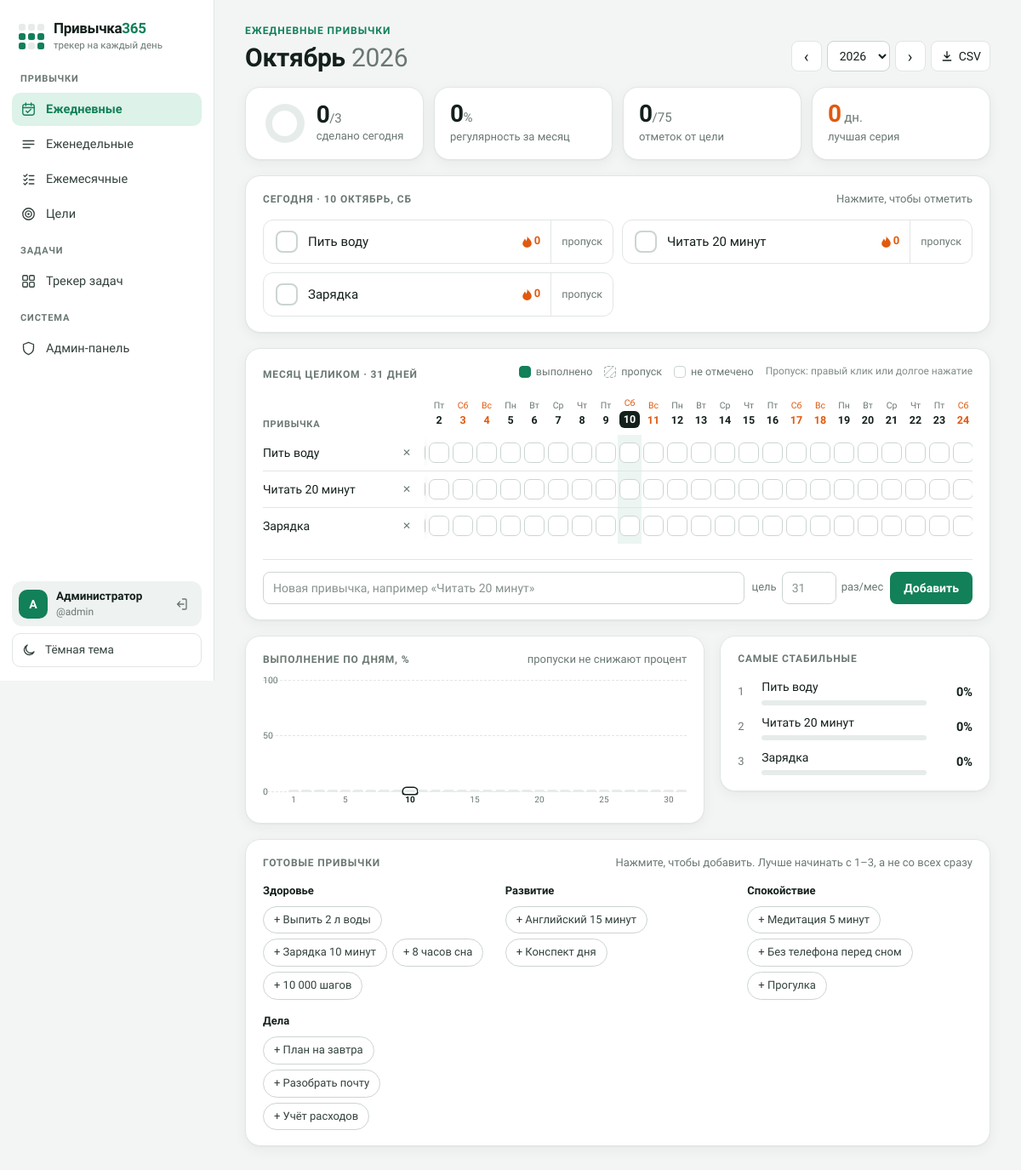
The page /daily/2026/10 (signed in) on the database its author committed.
### tables this page shows
CREATE TABLE users (
        id INTEGER PRIMARY KEY AUTOINCREMENT,
        username TEXT UNIQUE NOT NULL,
        display_name TEXT NOT NULL,
        password_hash TEXT NOT NULL,
        is_admin INTEGER DEFAULT 0,
        created_at TEXT DEFAULT CURRENT_TIMESTAMP
    );

CREATE TABLE daily_habits (
        id INTEGER PRIMARY KEY AUTOINCREMENT,
        user_id INTEGER NOT NULL,
        name TEXT NOT NULL,
        goal INTEGER,
        sort_order INTEGER DEFAULT 0,
        FOREIGN KEY (user_id) REFERENCES users(id) ON DELETE CASCADE
    );

### app.py (the view)
@app.route("/daily/<int:year>/<int:month>")
@login_required
def daily(year, month):
    user_id = session['user_id']
    habits, entries, ndays = db.get_daily_grid(user_id, year, month)
    stats = db.daily_stats(user_id, year, month)
    streaks = db.habit_streaks(user_id)
    t = date.today()
    prev_m, prev_y = (12, year - 1) if month == 1 else (month - 1, year)
    next_m, next_y = (1, year + 1) if month == 12 else (month + 1, year)
    existing = {h["name"].lower() for h in habits}
    library = [(sphere, [n for n in names if n.lower() not in existing])
               for sphere, names in db.HABIT_LIBRARY]
    return render_template(
        "daily.html",
        habits=habits, entries=entries, ndays=ndays, stats=stats,
        streaks=streaks, library=[x for x in library if x[1]],
        best_streak=max([v["best"] for v in streaks.values()] or [0]),
        is_current_month=(year, month) == (t.year, t.month),
        year=year, month=month, month_name=db.MONTHS_RU[month],
        weekdays=db.WEEKDAYS_RU,
        today=(t.year, t.month, t.day),
        prev_y=prev_y, prev_m=prev_m, next_y=next_y, next_m=next_m,
        active="daily",
    )

### app.py (called while the page is built)
def today_ym():
    t = date.today()
    return t.year, t.month

@app.before_request
def log_visits():
    if request.path.startswith('/static/') or request.path in ['/login', '/register']:
        return
    if request.headers.get('X-Requested-With') == 'XMLHttpRequest':
        return
    user_id = session.get('user_id')
    db.log_visit(
        user_id=user_id,
        ip=request.remote_addr,
        user_agent=request.headers.get('User-Agent'),
        path=request.path
    )

def login_required(f):
    @wraps(f)
    def decorated_function(*args, **kwargs):
        if 'user_id' not in session:
            flash('Пожалуйста, войдите в систему')
            return redirect(url_for('login'))
        return f(*args, **kwargs)
    return decorated_function

def get_current_user():
    if 'user_id' in session:
        conn = db.get_db()
        user = conn.execute(
            "SELECT id, username, display_name, is_admin FROM users WHERE id = ?",
            (session['user_id'],)
        ).fetchone()
        conn.close()
        return dict(user) if user else None
    return None

@app.context_processor
def inject_now():
    y, m = today_ym()
    return {
        "now_y": y,
        "now_m": m,
        "date": date,
        "current_user": get_current_user()
    }

### database.py (called while the page is built)
def get_db():
    conn = sqlite3.connect(DB_PATH)
    conn.row_factory = sqlite3.Row
    conn.execute("PRAGMA foreign_keys = ON")
    return conn

def log_visit(user_id=None, ip=None, user_agent=None, path=None):
    conn = get_db()
    conn.execute(
        "INSERT INTO visits (user_id, ip, user_agent, path) VALUES (?, ?, ?, ?)",
        (user_id, ip, user_agent, path)
    )
    conn.commit()
    conn.close()

def get_daily_grid(user_id, year, month):
    habits = get_daily_habits(user_id)
    entries = get_daily_entries(user_id, year, month)
    ndays = calendar.monthrange(year, month)[1]
    return habits, entries, ndays

def get_daily_habits(user_id):
    conn = get_db()
    rows = conn.execute(
        "SELECT id, name, goal FROM daily_habits WHERE user_id = ? ORDER BY sort_order, id",
        (user_id,)
    ).fetchall()
    conn.close()
    return [dict(r) for r in rows]

### templates/daily.html (shortened to what this page needs)
{% extends "base.html" %}
{% block content %}
{% set wd = weekdays %}
<div class="page-header">
  <div>
    <div class="eyebrow">Ежедневные привычки</div>
    <h1>{{ month_name }} <span class="muted">{{ year }}</span></h1>
  </div>
  <div class="month-nav">
    <a class="btn-icon" href="{{ url_for('daily', year=prev_y, month=prev_m) }}" aria-label="Предыдущий месяц">‹</a>
    <select aria-label="Год" onchange="location.href='/daily/'+this.value+'/{{ month }}'">
      {% for yy in range(year-3, year+3) %}
      <option value="{{ yy }}" {{ 'selected' if yy==year else '' }}>{{ yy }}</option>
      {% endfor %}
    </select>
    <a class="btn-icon" href="{{ url_for('daily', year=next_y, month=next_m) }}" aria-label="Следующий месяц">›</a>
    <a class="btn-ghost" href="{{ url_for('daily_export') }}" title="Скачать все отметки в CSV (открывается в Excel)">
      <svg viewBox="0 0 24 24" aria-hidden="true"><path d="M12 4v11m0 0l-4.5-4.5M12 15l4.5-4.5M5 19.5h14"/></svg> CSV
    </a>
  </div>
</div>
<div class="kpi-strip">
  {% if is_current_month %}
  <div class="kpi kpi-today">
    <div class="kpi-ring css-donut" id="todayRing" style="--pct: {{ (stats.today_done / stats.habits_count * 100)|round|int if stats.habits_count else 0 }}; --donut-color: var(--accent);"><div class="donut-hole"></div></div>
    <div>
      <div class="kpi-num"><span id="kpiToday">{{ stats.today_done }}</span><small>/{{ stats.habits_count }}</small></div>
      <div class="kpi-lbl">сделано сегодня</div>
    </div>
  </div>
  {% endif %}
  <div class="kpi">
    <div class="kpi-num"><span id="kpiPct">{{ stats.overall_pct }}</span><small>%</small></div>
    <div class="kpi-lbl">регулярность за месяц</div>
  </div>
  <div class="kpi">
    <div class="kpi-num"><span id="kpiDone">{{ stats.total_done }}</span><small>/{{ stats.total_goal }}</small></div>
    <div class="kpi-lbl">отметок от цели</div>
  </div>
  <div class="kpi kpi-flame">
    <div class="kpi-num"><span id="kpiBest">{{ best_streak }}</span><small> дн.</small></div>
    <div class="kpi-lbl">лучшая серия</div>
  </div>
</div>
{% if is_current_month and habits %}
<section class="card today-card">
  <div class="card-head">
    <div class="card-title">Сегодня · {{ today[2] }} {{ month_name|lower }}, {{ wd[date(year,month,today[2]).weekday()]|lower }}</div>
    <div class="card-hint">Нажмите, чтобы отметить</div>
  </div>
  <div class="today-list">
    {% for h in habits %}
    {% set st = entries.get((h.id, today[2]), 0) %}
    <div class="today-item" data-habit="{{ h.id }}" data-state="{{ st }}">
      <button type="button" class="today-main" data-habit="{{ h.id }}" data-day="{{ today[2] }}" aria-pressed="{{ 'true' if st==1 else 'false' }}">
        <span class="today-check" aria-hidden="true"></span>
        <span class="today-name">{{ h.name }}</span>
        <span class="streak" title="Текущая серия, дней подряд"><span data-streak="{{ h.id }}">{{ streaks[h.id].current }}</span></span>
      </button>
      <button type="button" class="today-skip" data-habit="{{ h.id }}" data-day="{{ today[2] }}" title="Пропуск: день отдыха, серия не прервётся">пропуск</button>
    </div>
    {% endfor %}
  </div>
</section>
{% endif %}
<section class="card grid-card">
  <div class="card-head">
    <div class="card-title">Месяц целиком · {{ ndays }} дней</div>
    <div class="legend">
      <span class="legend-item"><span class="cell-demo is-done"></span>выполнено</span>
      <span class="legend-item"><span class="cell-demo is-skip"></span>пропуск</span>
      <span class="legend-item"><span class="cell-demo"></span>не отмечено</span>
      <span class="legend-note">Пропуск: правый клик или долгое нажатие</span>
    </div>
  </div>
  {% if habits %}
  <div class="grid-scroll">
    <table class="habit-grid">
      <thead>
        <tr>
          <th class="col-name" scope="col">Привычка</th>
          {% for d in range(1, ndays+1) %}
          {% set wdi = date(year,month,d).weekday() %}
          <th scope="col" class="{{ 'is-today' if today==(year,month,d) else '' }} {{ 'is-weekend' if wdi >= 5 else '' }}">
            <span class="th-wd">{{ wd[wdi] }}</span><span class="th-d">{{ d }}</span>
          </th>
          {% endfor %}
        </tr>
      </thead>
      <tbody>
        {% for h in habits %}
        <tr data-habit="{{ h.id }}">
          <th class="col-name" scope="row"><div class="name-cell">
            <span class="row-name" title="{{ h.name }}">{{ h.name }}</span>
            <form method="post" action="{{ url_for('daily_delete', habit_id=h.id) }}" class="row-del" onsubmit="return confirmDelete(this, event)">
              <button class="del-btn" title="Удалить привычку «{{ h.name }}»" aria-label="Удалить">✕</button>
            </form>
          </div></th>
          {% for d in range(1, ndays+1) %}
          {% set st = entries.get((h.id, d), 0) %}
          <td class="{{ 'is-today' if today==(year,month,d) else '' }} {{ 'is-weekend' if date(year,month,d).weekday() >= 5 else '' }}">
            <button type="button" class="cell {{ 'is-done' if st==1 else 'is-skip' if st==2 else '' }}"
                    data-habit="{{ h.id }}" data-day="{{ d }}" data-state="{{ st }}"
                    aria-label="{{ h.name }}, {{ d }} число"></button>
          </td>
          {% endfor %}
        </tr>
        {% endfor %}
      </tbody>
    </table>
  </div>
  {% else %}
  <div class="empty-state">
    <div class="empty-title">Пока нет ни одной привычки</div>
    <p>Начните с одной — так проще втянуться. Добавьте её ниже или выберите из готовых.</p>
  </div>
  {% endif %}
  <form method="post" action="{{ url_for('daily_add') }}" class="add-habit-form add-inline">
    <input type="text" id="new-habit-name" name="name" placeholder="Новая привычка, например «Читать 20 минут»" required maxlength="80">
    <label class="goal-field" title="Сколько раз за месяц хотите выполнить. Пусто — каждый день">
      <span>цель</span>
      <input type="number" id="new-habit-goal" name="goal" placeholder="{{ ndays }}" min="1" max="{{ ndays }}">
      <span>раз/мес</span>
    </label>
    <button type="submit" class="btn-primary">Добавить</button>
  </form>
</section>
<div class="analytics-row">
  <section class="card chart-card">
    <div class="card-head">
      <div class="card-title">Выполнение по дням, %</div>
      <div class="card-hint">пропуски не снижают процент</div>
    </div>
    <div class="chart-area">
      <div class="chart-grid" aria-hidden="true"><span>100</span><span>50</span><span>0</span></div>
      <div class="bars-wrap" id="dayBars"></div>
    </div>
  </section>
  <section class="card top10-card">
    <div class="card-title">Самые стабильные</div>
    <ol class="rank-list" id="top10-body">
      {% for r in stats.top10 %}
      <li><span class="rank-name">{{ r.name }}</span><span class="rank-bar"><i style="width: {{ r.percent }}%"></i></span><span class="rank-val">{{ r.percent }}%</span></li>
      {% endfor %}
    </ol>
  </section>
</div>
{% if library %}
<section class="card library-card">
  <div class="card-head">
    <div class="card-title">Готовые привычки</div>
    <div class="card-hint">Нажмите, чтобы добавить. Лучше начинать с 1–3, а не со всех сразу</div>
  </div>
  <div class="library">
    {% for sphere, names in library %}
    <div class="library-group">
      <div class="library-sphere">{{ sphere }}</div>
      <form method="post" action="{{ url_for('daily_add') }}" class="chip-row">
        {% for n in names %}<button type="submit" name="name" value="{{ n }}" class="chip">+ {{ n }}</button>{% endfor %}
      </form>
    </div>
    {% endfor %}
  </div>
</section>
{% endif %}
{% endblock %}

### templates/base.html (shortened to what this page needs)
<!DOCTYPE html>
<html lang="ru">
<head>
<link rel="stylesheet" href="{{ url_for('static', filename='css/style.css') }}">
</head>
<body>
<div class="app-shell">
  <aside class="sidebar">
    <a class="brand" href="{{ url_for('index') }}">
      <span class="brand-mark" aria-hidden="true">
        <i></i><i></i><i></i><i class="on"></i><i class="on"></i><i class="on"></i><i class="on"></i><i></i><i class="on"></i>
      </span>
      <span class="brand-text">
        <span class="brand-title">Привычка<b>365</b></span>
        <span class="brand-sub">трекер на каждый день</span>
      </span>
    </a>
    <nav class="nav" aria-label="Разделы">
      <div class="nav-group-label">Привычки</div>
      <a href="{{ url_for('daily', year=year|default(now_y), month=month|default(now_m)) }}"
         class="nav-link {{ 'active' if active=='daily' else '' }}">
        <svg class="nav-ico" viewBox="0 0 24 24" aria-hidden="true"><rect x="3.5" y="4.5" width="17" height="16" rx="3"/><path d="M3.5 9.5h17M8 2.5v4M16 2.5v4M8.5 14.5l2.2 2.2 4.8-4.8"/></svg>
        Ежедневные
      </a>
      <a href="{{ url_for('weekly', year=year|default(now_y), month=month|default(now_m)) }}"
         class="nav-link {{ 'active' if active=='weekly' else '' }}">
        <svg class="nav-ico" viewBox="0 0 24 24" aria-hidden="true"><path d="M4 7h16M4 12h16M4 17h10"/></svg>
        Еженедельные
      </a>
      <a href="{{ url_for('monthly', year=year|default(now_y), month=month|default(now_m)) }}"
         class="nav-link {{ 'active' if active=='monthly' else '' }}">
        <svg class="nav-ico" viewBox="0 0 24 24" aria-hidden="true"><path d="M5 6.5l1.8 1.8L10 5M5 12.5l1.8 1.8L10 11M5 18.5l1.8 1.8L10 17M13 7h7M13 13h7M13 19h7"/></svg>
        Ежемесячные
      </a>
      <a href="{{ url_for('goals') }}" class="nav-link {{ 'active' if active=='goals' else '' }}">
        <svg class="nav-ico" viewBox="0 0 24 24" aria-hidden="true"><circle cx="12" cy="12" r="8.5"/><circle cx="12" cy="12" r="4.5"/><circle cx="12" cy="12" r=".8"/></svg>
        Цели
      </a>
      <div class="nav-group-label">Задачи</div>
      <a href="{{ url_for('tasks_list') }}" class="nav-link {{ 'active' if active=='tasks' else '' }}">
        <svg class="nav-ico" viewBox="0 0 24 24" aria-hidden="true"><rect x="3.5" y="3.5" width="7" height="7" rx="1.5"/><rect x="13.5" y="3.5" width="7" height="7" rx="1.5"/><rect x="3.5" y="13.5" width="7" height="7" rx="1.5"/><rect x="13.5" y="13.5" width="7" height="7" rx="1.5"/></svg>
        Трекер задач
      </a>
      {% if current_user and current_user.is_admin %}
      <div class="nav-group-label">Система</div>
      <a href="{{ url_for('admin_panel') }}" class="nav-link {{ 'active' if active=='admin' else '' }}">
        <svg class="nav-ico" viewBox="0 0 24 24" aria-hidden="true"><path d="M12 3l7.5 3v5.5c0 4.5-3.2 8-7.5 9.5-4.3-1.5-7.5-5-7.5-9.5V6z"/></svg>
        Админ-панель
      </a>
      {% endif %}
    </nav>
    <div class="sidebar-bottom">
      {% if current_user %}
      <div class="user-profile">
        <div class="user-avatar">{{ (current_user.display_name or current_user.username)[0]|upper }}</div>
        <div class="user-info">
          <div class="user-name">{{ current_user.display_name or current_user.username }}</div>
          <div class="user-username">@{{ current_user.username }}</div>
        </div>
        <a href="{{ url_for('logout') }}" class="logout-btn" title="Выйти" aria-label="Выйти">
          <svg viewBox="0 0 24 24" aria-hidden="true"><path d="M14 4h4.5A1.5 1.5 0 0 1 20 5.5v13a1.5 1.5 0 0 1-1.5 1.5H14M10 16l-4-4 4-4M6 12h10"/></svg>
        </a>
      </div>
      {% endif %}
      <button id="theme-toggle" class="theme-toggle" type="button">
        <svg class="theme-ico" viewBox="0 0 24 24" aria-hidden="true"><path d="M20 14.5A8 8 0 1 1 9.5 4a6.5 6.5 0 0 0 10.5 10.5z"/></svg>
        <span id="theme-label">Тёмная тема</span>
      </button>
    </div>
  </aside>
  <main class="content">
    {% block content %}{% endblock %}
  </main>
</div>
</body>
</html>

### rows shown on the page
users: display_name "А", display_name "Администратор", username "admin"
daily_habits: name "Пить воду", sort_order "0", percent "0"
daily_habits: name "Читать 20 минут", sort_order "0", percent "0"
daily_habits: name "Зарядка", sort_order "0", percent "0"

### other values the page prints
{{ month_name }} "Октябрь"
{{ year }} "2026"
{{ stats.today_done }} "0"
{{ stats.habits_count }} "3"
{{ stats.overall_pct }} "0"
{{ stats.total_done }} "0"
{{ stats.total_goal }} "75"
{{ best_streak }} "0"
{{ today[2] }} "10"
{{ month_name|lower }} "ОКТЯБРЬ"
{{ wd[date(year,month,today[2]).weekday()]|lower }} "СБ"
{{ ndays }} "31"
{{ wd[wdi] }} "Пт" "Сб" "Вс" "Пн" "Вт" "Ср" "Чт" "Пт" "Сб" "Вс" "Пн" "Вт" "Ср" "Чт" "Пт" "Сб" "Вс" "Пн" "Вт" "Ср" "Чт" "Пт" "Сб"
{{ d }} "2" "3" "4" "5" "6" "7" "8" "9" "10" "11" "12" "13" "14" "15" "16" "17" "18" "19" "20" "21" "22" "23" "24"
{{ sphere }} "Здоровье" "Развитие" "Спокойствие" "Дела"
